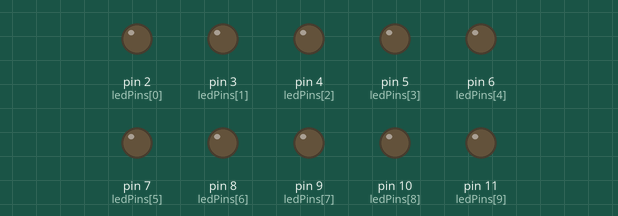
Simulated run of this sketch. Board: Arduino Uno, built with avr-gcc and run on an emulated ATmega328P. Parts: output pins drawn as LEDs (lit = HIGH). Random numbers use the default seed unless the sketch sets one.

Above: at 1.15 s.
At 8.95 s:
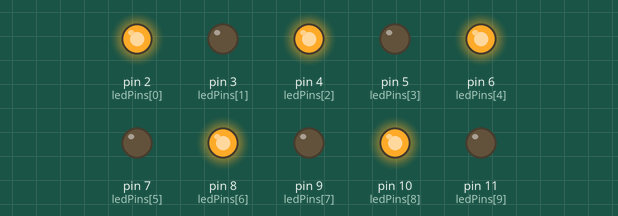
At 13.6 s:
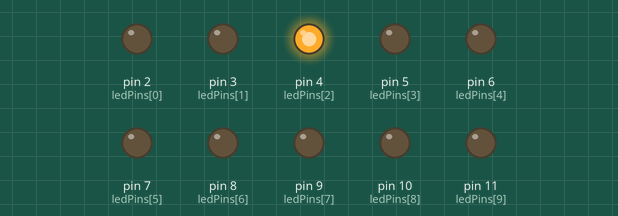
At 25.4 s:
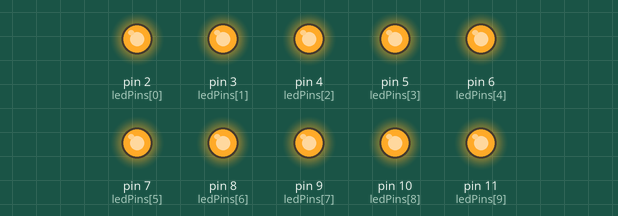
At 28.65 s:
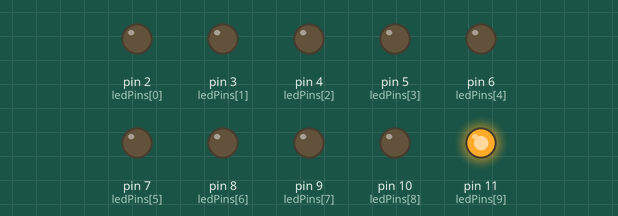
At 38.45 s:
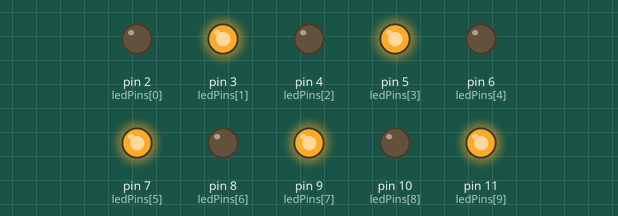
Timing chart, 0 to 40.0 s (numbered marks = the images above):
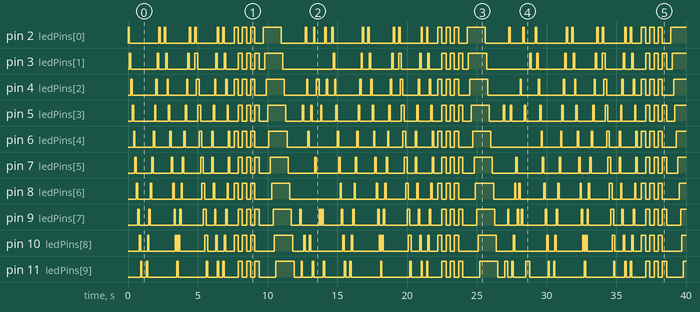

The sketch:

Task_6_Arduino_LED_Running_Lights.ino
```cpp
// Task 6 Arduino LED Running Lights
// Connect one LED and one 220 ohm resistor to each pin from 2 to 11.
// Connect all LED cathodes to GND.

const int ledPins[10] = {2, 3, 4, 5, 6, 7, 8, 9, 10, 11};

void setup() {
  for (int i = 0; i < 10; i++) {
    pinMode(ledPins[i], OUTPUT);
  }
}

void loop() {
  pattern1();
  delay(300);

  pattern2();
  delay(300);

  pattern3();
  delay(300);

  pattern4();
  delay(300);

  pattern5();
  delay(300);

  pattern6();
  delay(300);

  pattern7();
  delay(300);

  pattern8();
  delay(300);

  pattern9();
  delay(300);

  pattern10();
  delay(300);
}

// Pattern 1: left to right
void pattern1() {
  for (int i = 0; i < 10; i++) {
    digitalWrite(ledPins[i], HIGH);
    delay(100);
    digitalWrite(ledPins[i], LOW);
  }
}

// Pattern 2: right to left
void pattern2() {
  for (int i = 9; i >= 0; i--) {
    digitalWrite(ledPins[i], HIGH);
    delay(100);
    digitalWrite(ledPins[i], LOW);
  }
}

// Pattern 3: bounce from side to side
void pattern3() {
  for (int i = 0; i < 10; i++) {
    digitalWrite(ledPins[i], HIGH);
    delay(100);
    digitalWrite(ledPins[i], LOW);
  }

  for (int i = 8; i >= 0; i--) {
    digitalWrite(ledPins[i], HIGH);
    delay(100);
    digitalWrite(ledPins[i], LOW);
  }
}

// Pattern 4: two LEDs move together
void pattern4() {
  for (int i = 0; i < 9; i++) {
    digitalWrite(ledPins[i], HIGH);
    digitalWrite(ledPins[i + 1], HIGH);
    delay(100);
    digitalWrite(ledPins[i], LOW);
    digitalWrite(ledPins[i + 1], LOW);
  }
}

// Pattern 5: center to outside
void pattern5() {
  for (int i = 0; i < 5; i++) {
    digitalWrite(ledPins[4 - i], HIGH);
    digitalWrite(ledPins[5 + i], HIGH);
    delay(100);
    digitalWrite(ledPins[4 - i], LOW);
    digitalWrite(ledPins[5 + i], LOW);
  }
}

// Pattern 6: outside to center
void pattern6() {
  for (int i = 0; i < 5; i++) {
    digitalWrite(ledPins[i], HIGH);
    digitalWrite(ledPins[9 - i], HIGH);
    delay(100);
    digitalWrite(ledPins[i], LOW);
    digitalWrite(ledPins[9 - i], LOW);
  }
}

// Pattern 7: even LEDs and odd LEDs
void pattern7() {
  for (int repeat = 0; repeat < 3; repeat++) {
    for (int i = 0; i < 10; i = i + 2) {
      digitalWrite(ledPins[i], HIGH);
    }
    delay(300);

    for (int i = 0; i < 10; i = i + 2) {
      digitalWrite(ledPins[i], LOW);
    }

    for (int i = 1; i < 10; i = i + 2) {
      digitalWrite(ledPins[i], HIGH);
    }
    delay(300);

    for (int i = 1; i < 10; i = i + 2) {
      digitalWrite(ledPins[i], LOW);
    }
  }
}

// Pattern 8: fill the LEDs from left to right
void pattern8() {
  for (int i = 0; i < 10; i++) {
    digitalWrite(ledPins[i], HIGH);
    delay(100);
  }
}

// Pattern 9: clear the LEDs from left to right
void pattern9() {
  for (int i = 0; i < 10; i++) {
    digitalWrite(ledPins[i], HIGH);
  }

  for (int i = 0; i < 10; i++) {
    digitalWrite(ledPins[i], LOW);
    delay(100);
  }
}

// Pattern 10: random LED
void pattern10() {
  for (int i = 0; i < 20; i++) {
    int randomLed = random(0, 10);
    digitalWrite(ledPins[randomLed], HIGH);
    delay(100);
    digitalWrite(ledPins[randomLed], LOW);
  }
}
```

Measured:
- by itself, pin 2 (ledPins[0]): LOW → HIGH at 0.00 s, → LOW 0.10 s later, → HIGH 2.1 s later, → LOW 0.10 s later, … (75 changes in this stretch)
- by itself, pin 3 (ledPins[1]): LOW → HIGH at 0.10 s, → LOW 0.10 s later, → HIGH 1.9 s later, → LOW 0.10 s later, … (67 changes in this stretch)
- by itself, pin 4 (ledPins[2]): LOW → HIGH at 0.20 s, → LOW 0.10 s later, → HIGH 1.7 s later, → LOW 0.10 s later, … (73 changes in this stretch)
- by itself, pin 5 (ledPins[3]), pin 7 (ledPins[5]), pin 11 (ledPins[9]): moves between LOW and HIGH, repeating every 14.6 s
- by itself, pin 6 (ledPins[4]): LOW → HIGH at 0.40 s, → LOW 0.10 s later, → HIGH 1.3 s later, → LOW 0.10 s later, … (67 changes in this stretch)
- by itself, pin 8 (ledPins[6]): LOW → HIGH at 0.60 s, → LOW 0.10 s later, → HIGH 0.90 s later, → LOW 0.10 s later, … (69 changes in this stretch)
- by itself, pin 9 (ledPins[7]): LOW → HIGH at 0.70 s, → LOW 0.10 s later, → HIGH 0.70 s later, → LOW 0.10 s later, … (77 changes in this stretch)
- by itself, pin 10 (ledPins[8]): LOW → HIGH at 0.80 s, → LOW 0.10 s later, → HIGH 0.50 s later, → LOW 0.10 s later, … (71 changes in this stretch)
